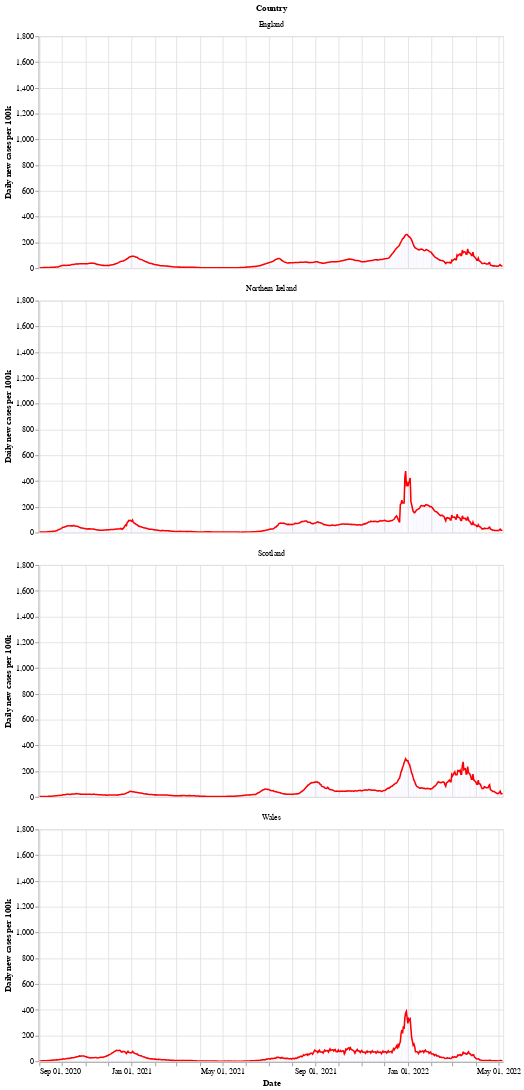

The notebook cell this image was saved under:
### Markdown cell above
Next is a bar chart of the number of new cases in each country (per 100k population), with the 7 day moving average of cases. Again we see that Wales saw a longer period of raising and falling cases compared to the other countries.

After a period of cases falling, each nation is now seeing a rise in the number of cases - especially in Wales.

### Code cell
# collapse
bars = alt.Chart(uk_cases).mark_bar().encode(
    x=alt.X("yearmonthdate(date):T", axis=alt.Axis(title='Date')),
    y=alt.Y("newCasesRate:Q", axis=alt.Axis(title='Daily new cases per 100k')),
    tooltip='newCasesRate',
    color=alt.condition(
        alt.datum.dailyChange > 0,
        alt.value("orange"),  # The positive color
        alt.value("blue")  # The negative color
    )
).properties(title='New cases per 100k population with rolling 7 day average', width=600).interactive()
line = alt.Chart(uk_cases).mark_line(
    color='red',
    size=2,
).transform_window(
    rolling_mean='mean(newCasesRate)',
    frame=[0, 7],
    groupby=['areaName']
).encode(
    x='yearmonthdate(date):T',
    y='rolling_mean:Q'
)
alt.layer(line, bars, data=uk_cases).facet(alt.Row('areaName', title='Country'), columns=1)

### Figure 1 — Vega-Lite specification as saved in the notebook (floating-point values rounded to 4 significant figures; data arrays with more than 128 entries replaced by an {"elided": "..."} marker saying what was removed)
{"config": {"view": {"continuousWidth": 400, "continuousHeight": 300}}, "data": {"name": "data-7a0408bcdda7cbf03ffa9d5cd13b4f12"}, "facet": {"type": "nominal", "field": "areaName", "title": "Country"}, "spec": {"layer": [{"mark": {"type": "line", "color": "red", "size": 2}, "encoding": {"x": {"type": "temporal", "field": "date", "timeUnit": "yearmonthdate"}, "y": {"type": "quantitative", "field": "rolling_mean"}}, "transform": [{"window": [{"op": "mean", "field": "newCasesRate", "as": "rolling_mean"}], "frame": [0, 7], "groupby": ["areaName"]}]}, {"mark": "bar", "encoding": {"color": {"condition": {"value": "orange", "test": "(datum.dailyChange > 0)"}, "value": "blue"}, "tooltip": {"type": "quantitative", "field": "newCasesRate"}, "x": {"type": "temporal", "axis": {"title": "Date"}, "field": "date", "timeUnit": "yearmonthdate"}, "y": {"type": "quantitative", "axis": {"title": "Daily new cases per 100k"}, "field": "newCasesRate"}}, "selection": {"selector002": {"type": "interval", "bind": "scales", "encodings": ["x", "y"]}}, "title": "New cases per 100k population with rolling 7 day average", "width": 600}]}, "columns": 1, "$schema": "https://vega.github.io/schema/vega-lite/v4.8.1.json", "datasets": {"data-7a0408bcdda7cbf03ffa9d5cd13b4f12": {"elided": "2452 records"}}}
